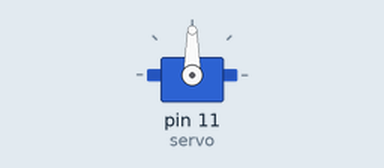
Recording of a program running on a simulated Arduino Mega 2560, built with avr-gcc and run on an emulated ATmega2560. Parts: servo.

Above: at 0.1 s.
At 10.1 s:
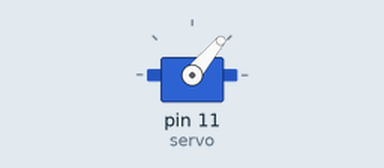
At 21.1 s:
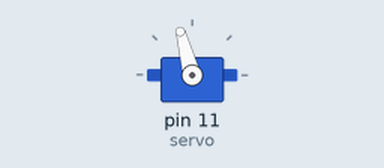
At 39.1 s:
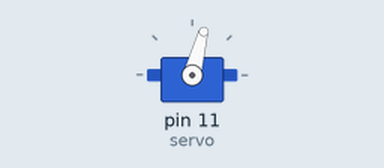
Timing chart, 0 to 40.0 s (numbered marks = the images above):
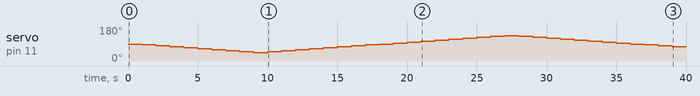

The program:

main.cpp
```cpp
#include <Arduino.h>
#include <AccelStepper.h>
#include <Servo.h>

// put function declarations here:
int myFunction(int, int);

Servo servo;

void setup() {
  // put your setup code here, to run once:
  int result = myFunction(2, 3);
  servo.attach(11);
}

int val = 90;
int dir = -1;

bool on = true;

void loop() {
  servo.write(val);
  val += 5*dir;
  if (val >= 135 || val <= 45) {
    dir = -dir;
  }
  digitalWrite(13, on ? HIGH : LOW);
  on = !on;
  delay(1000);
}

// put function definitions here:
int myFunction(int x, int y) {
  return x + y;
}
```

Measured:
- by itself, servo on pin 11 (servo): 90° → 85° at 1.0 s, → 80° 1.0 s later, → 75° 1.0 s later, → 70° 1.0 s later, … (39 changes in this stretch)
